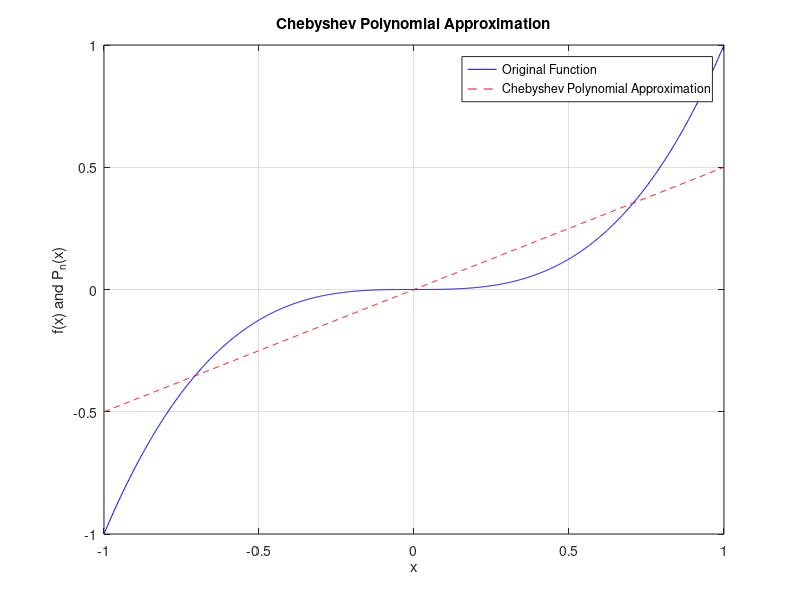

MATLAB code for this plot:
% Step 1: Define the function handle
f = @(x) exp(x); % Example function
f = @(x) x.^3; % Example function

% Step 2: Generate Chebyshev nodes
poly_degree = 1; % Degree of the polynomial
n = poly_degree + 1;
k = 0:n-1;
x_nodes = cos((2*k+1)*pi/(2*n));

% Step 3: Evaluate the function at the Chebyshev nodes
y_values = f(x_nodes);

% Step 4: Compute Chebyshev coefficients
a = zeros(1, n);
for j = 1:n
    a(j) = (2/n) * sum(y_values .* cos((j-1) * acos(x_nodes)));
end
a(1) = a(1) / 2; % Adjust the constant term

% Step 5: Construct the interpolating polynomial
% Define the Chebyshev polynomials
T = @(n, x) cos(n * acos(x)); 

% Evaluate the interpolating polynomial at points in [-1, 1]
x = linspace(-1, 1, 1000);
P_n = a(1) * ones(size(x)); % Start with the constant term
for j = 2:n
    P_n = P_n + a(j) * T(j-1, x);
end

% Plot the original function and the interpolating polynomial
figure(1);
plot(x, f(x), 'b', 'DisplayName', 'Original Function');
hold on;
plot(x, P_n, 'r--', 'DisplayName', 'Chebyshev Polynomial Approximation');
legend show;
title('Chebyshev Polynomial Approximation');
xlabel('x');
ylabel('f(x) and P_n(x)');
grid on;
hold off;
